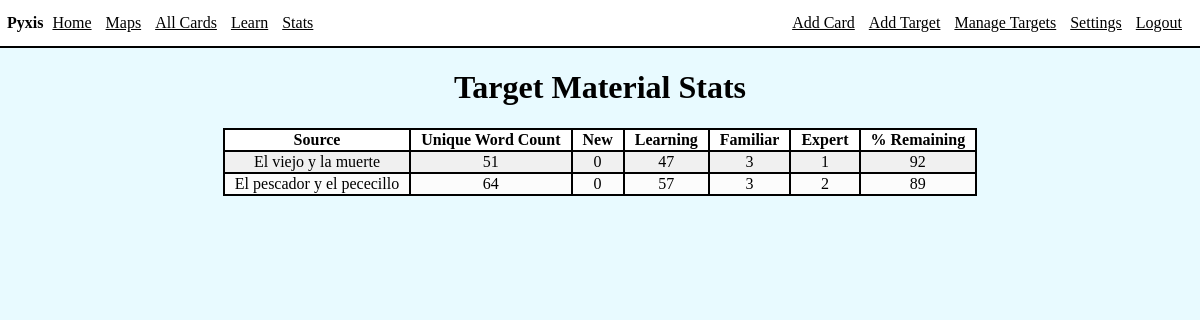
The page /viewStats (signed in) on the database its author committed.
### app/models.py (models this page shows, shortened)
class Target(db.Model):
    id = db.Column(db.Integer, index=True, primary_key=True)
    source = db.Column(db.String(100), index=True)
    content = db.Column(db.String(1000), index=True)
    category = db.Column(db.String(200), index=True)
    notes = db.Column(db.String(400), index=True)
    uniqueWordCount = db.Column(db.Integer)

### app/routes.py (the view)
@app.route('/viewStats')
@login_required
def viewStats():
    stats = getStats()
    return render_template('viewStats.html', title='Stats', stats=stats)

### app/models.py (called while the page is built)
@login.user_loader
def load_user(id):
    return User.query.get(int(id))

### app/templates/viewStats.html
{% extends 'base.html' %}
{% block content %}
<div class="int">
    <h1 class="cent">Target Material Stats</h1>
    <table>
        <thead>
            <th>Source</th>
            <th>Unique Word Count</th>
            <th>New</th>
            <th>Learning</th>
            <th>Familiar</th>
            <th>Expert</th>
            <th>% Remaining</th>
        </thead>
        <tbody>
            {% for stat in stats %}
            <tr>
                <td>{{ stat[0].source }}</td>
                <td>{{ stat[0].uniqueWordCount }}</td>
                <td>{{ stat[1][0] }}</td>
                <td>{{ stat[1][1] }}</td>
                <td>{{ stat[1][2] }}</td>
                <td>{{ stat[1][3] }}</td>
                <td>{{ stat[2] }}</td>
            </tr>
            {% endfor %}
        </tbody>
    </table>
</div>
{% endblock %}

### app/static/style.css (style rules this page uses)
html, body { background-color: rgb(232, 250, 255); margin: 0px; padding: 0px; max-width: 100%; overflow-x: hidden; }
.int { margin: 20px; }
table { margin-left: auto; margin-right: auto; border: 2px solid black; text-align: center; border-collapse: collapse; }
thead { background-color: white; }
th, td { border: 2px solid black; padding-left: 10px; padding-right: 10px; }
tbody { background-color: rgb(240, 240, 240); }
tr:nth-child(even) { background-color: rgb(252, 252, 252); }
.cent { width: 100%; margin-left: auto; margin-right: auto; text-align: center; }

### rows shown on the page
Target: source "El viejo y la muerte", uniqueWordCount "51", stat "0", stat "47", stat "3", stat "1", stat "92"
Target: source "El pescador y el pececillo", uniqueWordCount "64", stat "0", stat "57", id "3", stat "2", stat "89"
